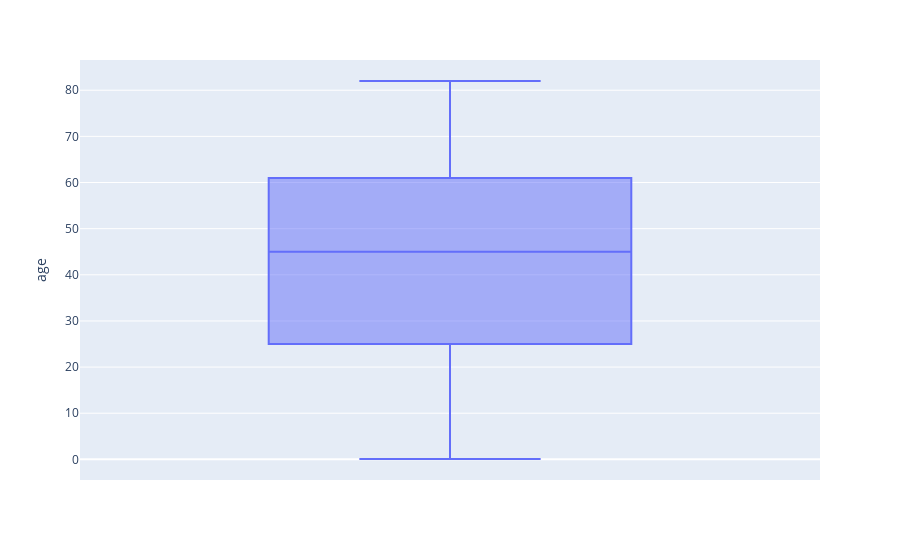

This figure's notebook cell:
### Code cell
fig = px.box(data, y='age')
fig.show()

### Figure 1 — Plotly figure (JSON) as saved in the notebook; plotly's stock layout.template omitted (floating-point values rounded to 4 significant figures; data arrays with more than 128 entries replaced by an {"elided": "..."} marker saying what was removed)
{"data": [{"alignmentgroup": "True", "hovertemplate": "age=%{y}<extra></extra>", "legendgroup": "", "marker": {"color": "#636efa"}, "name": "", "notched": false, "offsetgroup": "", "orientation": "v", "showlegend": false, "type": "box", "x0": " ", "xaxis": "x", "y": {"elided": "5110 float values"}, "y0": " ", "yaxis": "y"}], "layout": {"boxmode": "group", "legend": {"tracegroupgap": 0}, "margin": {"t": 60}, "xaxis": {"anchor": "y", "domain": [0, 1]}, "yaxis": {"anchor": "x", "domain": [0, 1], "title": {"text": "age"}}}}
